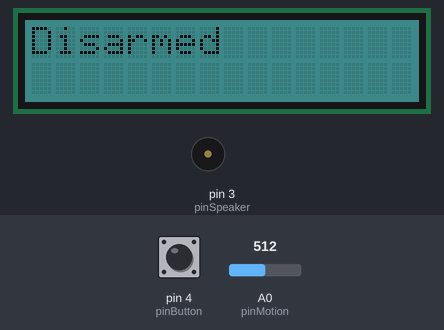
This sketch was run on a simulated Arduino Uno, built with avr-gcc and run on an emulated ATmega328P. Parts: 16×2 character LCD, buzzer (waves = sounding, pin HIGH). The test bench sets the inputs (shaded band); at power-on: pin 4 (pinButton) LOW, A0 (pinMotion) = 512.

Above: at 1.2 s.
1.3 s: pin 4 (pinButton) pulled HIGH for 0.15 s
At 1.7 s:
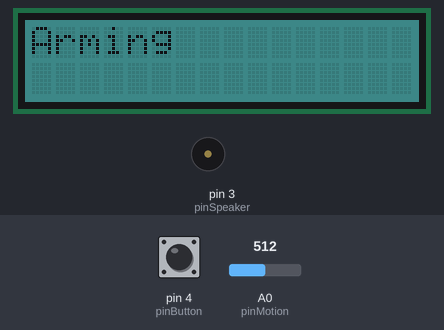
At 12.9 s:
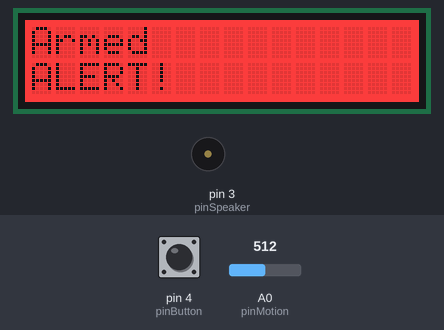
Timing chart, 0 to 13.3 s (numbered marks = the images above; inputs shaded):
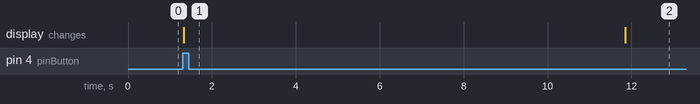

The sketch:

Security.ino
```cpp
/* Security system
 * Assembled by David Mortin
 */


//***************Includes****************

#include <Wire.h> // Allows communication with the LCD over I2C
#include "rgb_lcd.h" // Header file for LCD

//***************Declarations************

rgb_lcd lcd; // Declares LCD object
const int pinButton = 4, pinSpeaker = 3, pinMotion = A0; //Define variables for the component pins
int RawReading = 0, toggle = 0; // Basic variables
int c = 1915; // Switching time for the note "c"
int Alarm_tone = c;
int Alarm_length = 200;

//****************Setup******************

void setup() {
    lcd.begin(16, 2); // set up the LCD's number of columns and rows
    pinMode(pinButton, INPUT);
    pinMode(pinSpeaker, OUTPUT);
    Serial.begin(9600);
    lcd.setRGB(0,100,100);
}

//*****************Main Loop*************

void loop() {
    lcd.clear();
    pollButton();

    RawReading = analogRead(pinMotion); // Read the raw value in bits from the motion sensor

    lcd.home(); // Bring the print location to the first position of the LCD
    if(toggle==0) lcd.print("Disarmed");
    if(toggle==1) lcd.print("Armed");
    lcd.setCursor(0,2); // Set the cursor to the bottom line for the upcoming input

    if(RawReading>500&&toggle==1){ // Alarm tripped!
      lcd.print("ALERT!");
      lcd.setRGB(255,0,0);
      playTone(Alarm_tone, Alarm_length);
      digitalWrite(pinSpeaker, LOW);
      delay(250);
      }
    else if(toggle==1){ // Armed but no alarm
      lcd.print("All is calm >.>");
      lcd.setRGB(20,20,20);
    }

    delay(15); // Delay 15ms to avoid asking the LCD to print while it's still printing
}

void pollButton(){
  if(digitalRead(pinButton)){ // This function will activate if a non zero value is read from the button when this line occurs
      if(toggle == 0)
      {
        lcd.print("Arming");
        toggle = 1; // If the toggle value is 0, make it 1
        delay(10000); // Give the user 10 seconds to leave the area before arming the alarm
      }
      else{
        lcd.setRGB(0,100,100);
        toggle = 0; // Otherwise make it 0
      }
      delay(500); // Delay 500ms to allow for button release and debouncing
      lcd.clear(); // Clear the LCD so that it can be rewritten without stray characters
    }
}

void playTone(int tone, int duration) {
    for (long i = 0; i < duration * 1000; i += tone * 2) {
        digitalWrite(pinSpeaker, HIGH);
        delayMicroseconds(tone);
        digitalWrite(pinSpeaker, LOW);
        delayMicroseconds(tone);
    }
}
```

Measured:
- after the input at 1.3 s, the display: changes at once (image 1)
